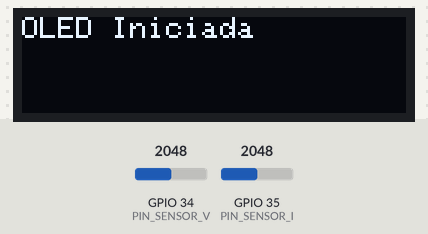
Simulated run of this sketch. Board: ESP32. Shown: 128×32 one-colour display. The test bench sets the inputs (shaded band); at power-on: GPIO 34 (PIN_SENSOR_V) = 2048, GPIO 35 (PIN_SENSOR_I) = 2048. WiFi joins after 1.5 s; servers stay silent unless stated; web services answer with replies made up by the test bench; what the sketch prints to the serial monitor is not drawn.

Above: at 1.1 s.
At 4.6 s:
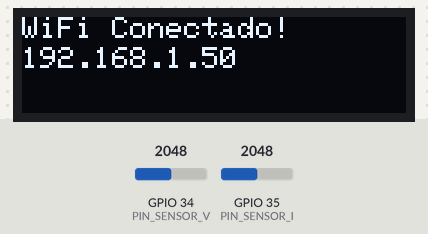
At 7.6 s:
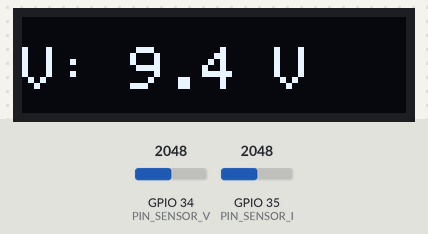
At 8.6 s:
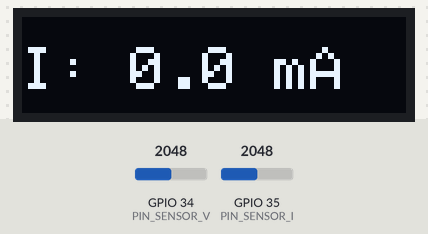
At 9.6 s:
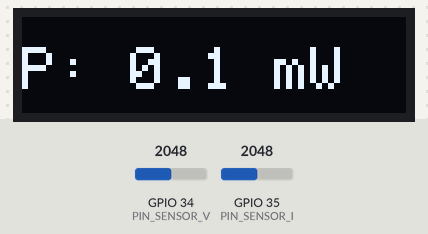

The sketch:

codigoProyecto.ino
```cpp
#include <Adafruit_GFX.h>
#include <Adafruit_SSD1306.h>
#include <WiFi.h>
#include <HTTPClient.h>

// === CONFIGURACIÓN DE WIFI Y THINGSPEAK ===
const char* ssid = "INTERNET";
const char* password = "Fer2024*";
const char* apiKey = "63Z8IIPAGN11XXYF";
const char* server = "http://api.thingspeak.com/update";

// === CONFIGURACIÓN DE OLED ===
#define SCREEN_WIDTH 128
#define SCREEN_HEIGHT 32
#define OLED_ADDR 0x3C
#define SDA_PIN 21
#define SCL_PIN 22

Adafruit_SSD1306 display(SCREEN_WIDTH, SCREEN_HEIGHT, &Wire, -1);
bool displayInitialized = false;

// === PINS ANALÓGICOS ===
const int PIN_SENSOR_V = 34;
const int PIN_SENSOR_I = 35;

// === CONSTANTES DE CALIBRACIÓN ===
const float VOLT_REF = 3.3;       // Voltaje de referencia del ADC

// === CALIBRACIÓN AUTOMÁTICA DE VOLTAJE ===
// Puntos de calibración conocidos (ADC, Voltaje real)
const float ADC_VOLT_LOW = 0.886;   // Lectura ADC para 5.1V
const float REAL_VOLT_LOW = 5.1;    // Voltaje real correspondiente
const float ADC_VOLT_HIGH = 2.1;    // Lectura ADC para 12V (estimado)
const float REAL_VOLT_HIGH = 12.0;  // Voltaje real correspondiente

// === CALIBRACIÓN DE CORRIENTE ===
const float CURRENT_OFFSET = 1.65;     // Offset de corriente
const float CURRENT_SENSITIVITY = 0.066; // Sensibilidad del sensor
const float CURRENT_SCALE_FACTOR = 0.001; // Factor para convertir de mA a mA

// === FUNCIÓN DE MAPEO DE VOLTAJE ===
float mapVoltage(float adcVoltage) {
  // Calcular pendiente y punto de corte para la ecuación lineal
  float slope = (REAL_VOLT_HIGH - REAL_VOLT_LOW) / (ADC_VOLT_HIGH - ADC_VOLT_LOW);
  float intercept = REAL_VOLT_LOW - (slope * ADC_VOLT_LOW);

  // Aplicar la ecuación lineal
  return (slope * adcVoltage) + intercept;
}

void setup() {
  Serial.begin(115200);
  delay(1000);
  Serial.println("\n\n=== SISTEMA DE MONITOREO INICIADO ===");
  Serial.println("Calibración automática activada");

  // Inicializar I2C
  Wire.begin(SDA_PIN, SCL_PIN);
  Wire.setClock(100000);

  // Verificar pantalla OLED
  if (display.begin(SSD1306_SWITCHCAPVCC, OLED_ADDR)) {
    displayInitialized = true;
    display.clearDisplay();
    display.setTextSize(1);
    display.setTextColor(SSD1306_WHITE);
    display.setCursor(0, 0);
    display.println("OLED Iniciada");
    display.display();
    delay(2000);
  } else {
    Serial.println("Fallo al iniciar la pantalla OLED.");
  }

  // Conectar WiFi
  Serial.print("Conectando a WiFi");
  WiFi.begin(ssid, password);
  int attempts = 0;
  while (WiFi.status() != WL_CONNECTED && attempts < 20) {
    delay(500);
    Serial.print(".");
    attempts++;
  }
  Serial.println();

  // Mostrar estado de WiFi
  if (displayInitialized) {
    display.clearDisplay();
    display.setCursor(0, 0);
    if (WiFi.status() == WL_CONNECTED) {
      display.println("WiFi Conectado!");
      display.setCursor(0, 10);
      display.println(WiFi.localIP());
      Serial.println("WiFi Conectado!");
      Serial.print("IP: ");
      Serial.println(WiFi.localIP());
    } else {
      display.println("WiFi Falló!");
      Serial.println("WiFi Falló!");
    }
    display.display();
    delay(3000);
  }
}

void loop() {
  // Reconexión si se pierde WiFi
  if (WiFi.status() != WL_CONNECTED) {
    WiFi.begin(ssid, password);
    delay(1000);
  }

  // === LECTURA DE SENSORES ===
  // Medir voltaje
  int lecturaADC_V = analogRead(PIN_SENSOR_V);
  float voltajeADC = (lecturaADC_V * VOLT_REF / 4095.0);
  float voltaje = mapVoltage(voltajeADC);

  // Medir corriente
  int lecturaADC_I = analogRead(PIN_SENSOR_I);
  float voltajeADC_I = (lecturaADC_I * VOLT_REF / 4095.0);
  float corriente_A = (voltajeADC_I - CURRENT_OFFSET) / CURRENT_SENSITIVITY;
  float corriente_mA = abs(corriente_A * 1000.0) * CURRENT_SCALE_FACTOR;

  // Calcular la potencia en mW
  float potencia_mW = voltaje * corriente_mA;

  // === MOSTRAR DATOS EN EL MONITOR SERIE ===
  Serial.print("Voltaje: ");
  Serial.print(voltaje, 2);
  Serial.print(" V, Corriente: ");
  Serial.print(corriente_mA, 2);
  Serial.print(" mA, Potencia: ");
  Serial.print(potencia_mW, 2);
  Serial.println(" mW");

  // === MOSTRAR VOLTAJE EN OLED ===
  if (displayInitialized) {
    display.clearDisplay();
    display.setTextSize(2);
    display.setCursor(0, 10);
    display.print("V: ");
    display.print(voltaje, 1);
    display.print(" V");
    display.display();
    delay(1000);
  }

  // === MOSTRAR CORRIENTE EN OLED ===
  if (displayInitialized) {
    display.clearDisplay();
    display.setCursor(0, 10);
    display.print("I: ");
    display.print(corriente_mA, 1);
    display.print(" mA");
    display.display();
    delay(1000);
  }

  // === MOSTRAR POTENCIA EN OLED ===
  if (displayInitialized) {
    display.clearDisplay();
    display.setCursor(0, 10);
    display.print("P: ");
    display.print(potencia_mW, 1);
    display.print(" mW");
    display.display();
    delay(1000);
  }

  // === ENVÍO A THINGSPEAK ===
  if (WiFi.status() == WL_CONNECTED) {
    HTTPClient http;
    String url = String(server) + "?api_key=" + apiKey +
                 "&field1=" + String(voltaje) +
                 "&field2=" + String(corriente_mA) +
                 "&field3=" + String(potencia_mW);
    http.begin(url);
    int httpCode = http.GET();
    http.end();
  }

  delay(12000); // espera antes del siguiente ciclo
}
```

Measured:
- by itself, everything shown: repeats every 15.2 s, in 3 steps
- what the display in image 0 shows lasts 3.6 s, from 1.0 s to 4.6 s
- what the display in image 1 shows lasts 3.0 s, from 4.6 s to 7.6 s
- what the display in image 2 shows lasts 1.0 s, from 7.6 s to 8.6 s
- what the display in image 4 shows lasts 13.2 s, from 9.6 s to 22.8 s
